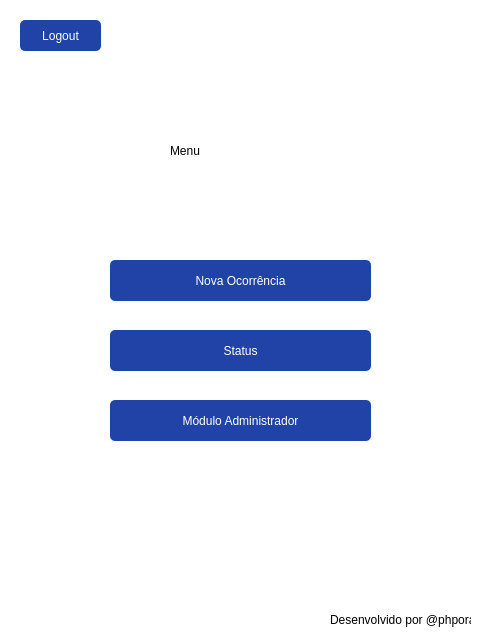
<?xml version="1.0" encoding="UTF-8"?>
<ui version="4.0">
 <class>Dialog</class>
 <widget class="QDialog" name="Dialog">
  <property name="enabled">
   <bool>true</bool>
  </property>
  <property name="geometry">
   <rect>
    <x>0</x>
    <y>0</y>
    <width>478</width>
    <height>633</height>
   </rect>
  </property>
  <property name="windowTitle">
   <string>Dialog</string>
  </property>
  <widget class="QWidget" name="bgwidget" native="true">
   <property name="geometry">
    <rect>
     <x>0</x>
     <y>0</y>
     <width>481</width>
     <height>641</height>
    </rect>
   </property>
   <property name="styleSheet">
    <string notr="true">QWidget#bgwidget{
	background-color: rgb(255, 255, 255);}</string>
   </property>
   <widget class="QLabel" name="label">
    <property name="geometry">
     <rect>
      <x>170</x>
      <y>120</y>
      <width>121</width>
      <height>61</height>
     </rect>
    </property>
    <property name="styleSheet">
     <string notr="true">font: 36pt &quot;MS Shell Dlg 2&quot;;</string>
    </property>
    <property name="text">
     <string>Menu</string>
    </property>
   </widget>
   <widget class="QPushButton" name="nova_ocorrencia">
    <property name="geometry">
     <rect>
      <x>110</x>
      <y>260</y>
      <width>261</width>
      <height>41</height>
     </rect>
    </property>
    <property name="styleSheet">
     <string notr="true">border-radius:5px;
background-color: rgb(33, 66, 166);
border-bottom-color: rgb(0, 0, 0);
font: 14pt &quot;MS Shell Dlg 2&quot;;
color: rgb(255, 255, 255);</string>
    </property>
    <property name="text">
     <string>Nova Ocorrência</string>
    </property>
   </widget>
   <widget class="QLabel" name="label_3">
    <property name="geometry">
     <rect>
      <x>330</x>
      <y>610</y>
      <width>141</width>
      <height>20</height>
     </rect>
    </property>
    <property name="text">
     <string>Desenvolvido por @phporath</string>
    </property>
   </widget>
   <widget class="QPushButton" name="status">
    <property name="geometry">
     <rect>
      <x>110</x>
      <y>330</y>
      <width>261</width>
      <height>41</height>
     </rect>
    </property>
    <property name="styleSheet">
     <string notr="true">border-radius:5px;
background-color: rgb(33, 66, 166);
border-bottom-color: rgb(0, 0, 0);
font: 14pt &quot;MS Shell Dlg 2&quot;;
color: rgb(255, 255, 255);</string>
    </property>
    <property name="text">
     <string>Status</string>
    </property>
   </widget>
   <widget class="QPushButton" name="adm">
    <property name="geometry">
     <rect>
      <x>110</x>
      <y>400</y>
      <width>261</width>
      <height>41</height>
     </rect>
    </property>
    <property name="styleSheet">
     <string notr="true">border-radius:5px;
background-color: rgb(33, 66, 166);
border-bottom-color: rgb(0, 0, 0);
font: 14pt &quot;MS Shell Dlg 2&quot;;
color: rgb(255, 255, 255);</string>
    </property>
    <property name="text">
     <string>Módulo Administrador</string>
    </property>
   </widget>
   <widget class="QPushButton" name="logout">
    <property name="geometry">
     <rect>
      <x>20</x>
      <y>20</y>
      <width>81</width>
      <height>31</height>
     </rect>
    </property>
    <property name="styleSheet">
     <string notr="true">border-radius:5px;
background-color: rgb(33, 66, 166);
border-bottom-color: rgb(0, 0, 0);
font: 14pt &quot;MS Shell Dlg 2&quot;;
color: rgb(255, 255, 255);</string>
    </property>
    <property name="text">
     <string>Logout</string>
    </property>
    <property name="icon">
     <iconset theme="back">
      <normaloff>.</normaloff>.</iconset>
    </property>
   </widget>
  </widget>
 </widget>
 <resources/>
 <connections/>
</ui>
